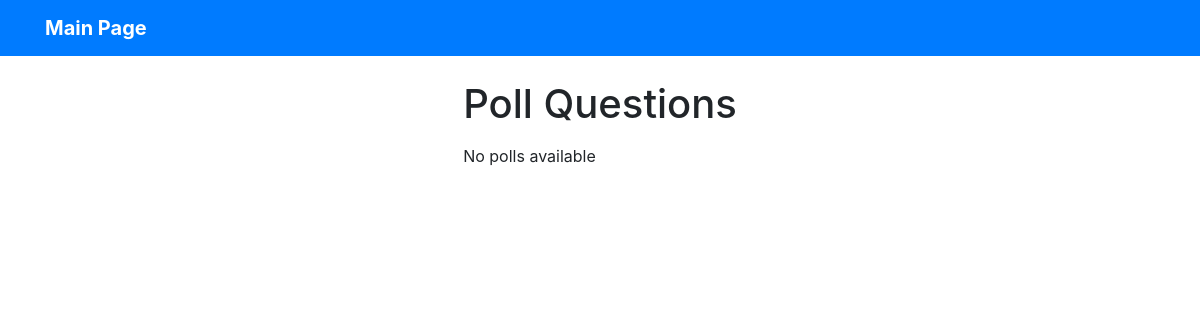
The page /polls/ on the database as committed earlier.
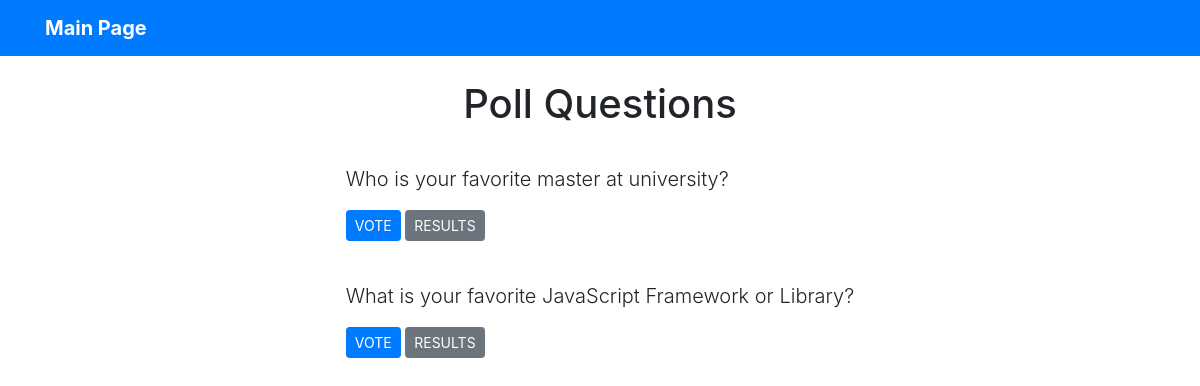
The same page on the database as committed later.
### poll/models.py (models this page shows, shortened)
class Question(models.Model):
    question_text = models.CharField(max_length=256)
    published_date = models.DateTimeField(default=timezone.now,)

### poll/views.py (the view)
# urls.py: path('polls/', index, name ='index'),
def index(request):
    latest_questions = Question.objects.order_by('-published_date')[:5]
    context = {'latest_questions': latest_questions}
    return render(request, 'poll/index.html', context)

### templates/poll/index.html (shortened to what this page needs)
{% extends 'base.html' %}
{% block content %}
<h1 class ="text-center mb-3">Poll Questions</h1>
{% if latest_questions %}
{% for question in latest_questions %}
<div class ="card-mb-3">
    <div class ="card-body">
        <p class ="lead">{{question.question_text}}</p>
        <a href ="{% url 'poll:detail' question.id %}" class ="btn btn-primary btn-sm">VOTE</a>
        <a href ="{% url 'poll:results' question.id %}" class ="btn btn-secondary btn-sm">RESULTS</a>
    </div>
</div>
{% endfor %}
{% else %}
<p>No polls available</p>
{% endif %}
{% endblock %}

Rows that differ between the two databases and show on the page:
added Question: question_text "Who is your favorite master at university?"
added Question: question_text "What is your favorite JavaScript Framework or Library?"
Other text that changed with them:
text no longer shown: "No polls available"
